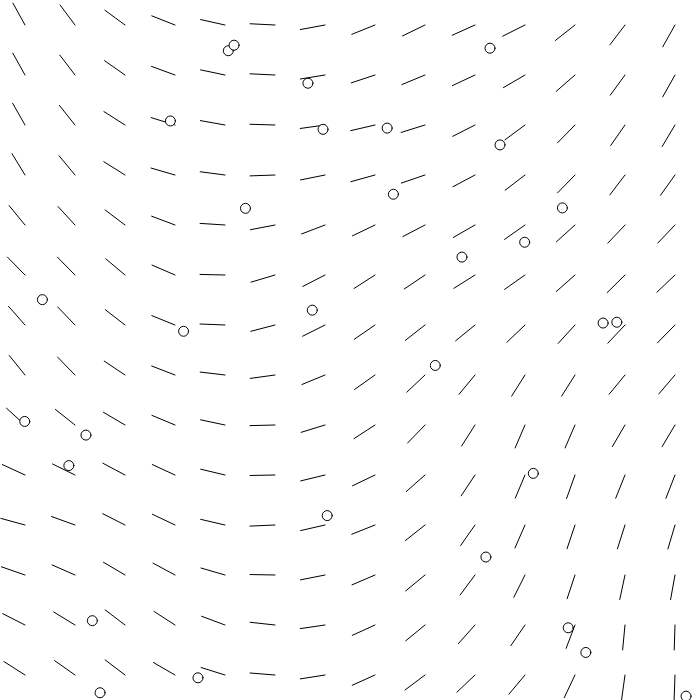
Frame 1 (no input)
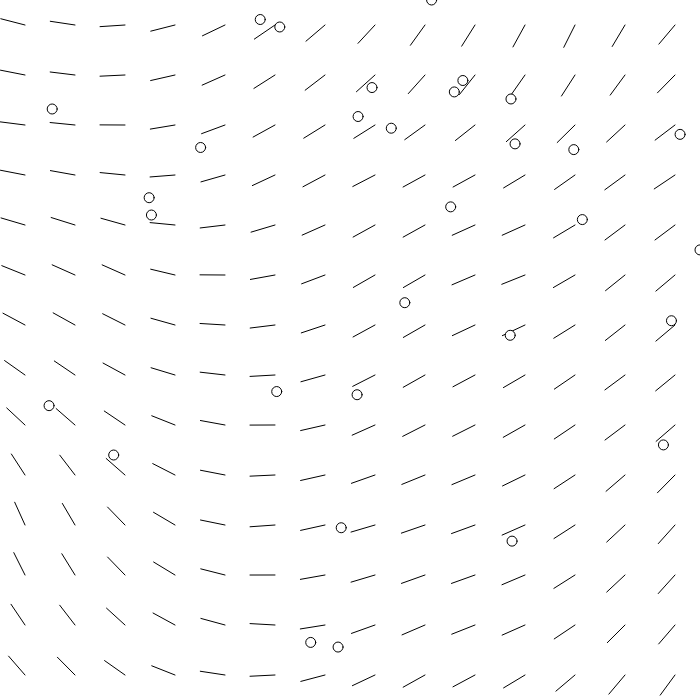
Frame 60 (no input)
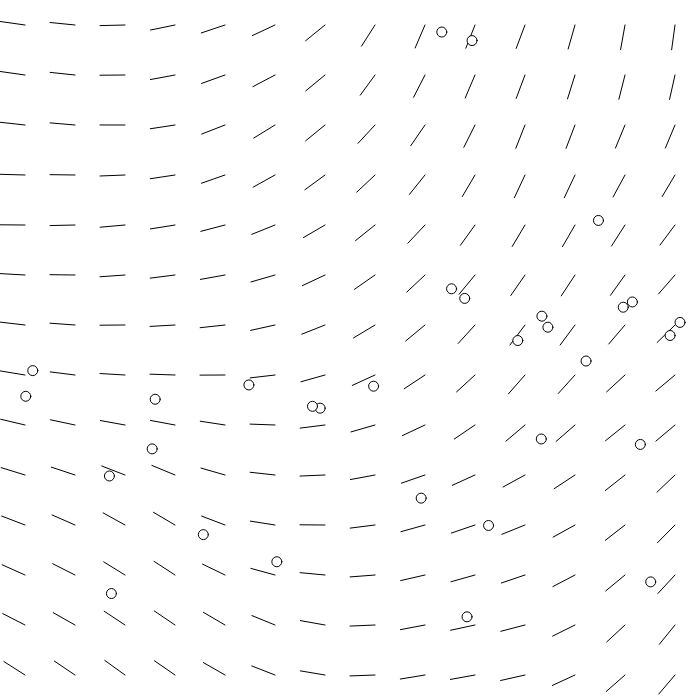
Frame 120 (the mouse pressed at the canvas centre since frame 60)

The p5.js sketch that drew these frames (run headless with seeded random() and noise() and a simulated clock; from frame 60 on, the mouse is pressed at the canvas centre):

// p5.js sketch
// ── sketch.js
let cols; 
let rows;
let size = 50;
let arrows = [];
let xoff =0;
let yoff =0;
let increment = 0.05;
let r= size/2;
let zoff =0;
let p;
let plurals = []; let num = 30;



function setup() {
    createCanvas(700, 700);
    cols = width / size;
    rows = height / size;
    angleMode(DEGREES);
    p = new Particle( random(0,width) , random(0,height)  );
    for(let i=0; i<num; i++){
        plurals[i] = new Particle(random(0,width) , random(0,height));
    }

}

function draw() {
    background(255);
    xoff=0;
    for(let i =0; i<cols; i++){
        yoff = 0;
        arrows[i] = [];
        for(let j=0; j<rows; j++){
            let angle = map(noise(xoff, yoff, zoff),0,1,0,360);
            // rect(i*size,j*size,size,size);
            // text(round(angle,1), size/2 + i*size, size/2+j*size);
            arrows[i][j] = createVector(cos(angle),sin(angle));
            let pt0 = createVector(size/2 + size*i , size/2 + size*j);
            let pt1 = createVector(r* arrows[i][j].x, r*arrows[i][j].y);
            line(pt0.x, pt0.y, pt0.x+pt1.x, pt0.y+pt1.y)

            yoff += increment;
        }
        xoff += increment;
        zoff += increment/80;
    }

    p.display();
    p.update();
    p.checkEdges();
    p.direction(arrows)

    for(let i=0; i<num; i++){
        plurals[i].display();
        plurals[i].update();
        plurals[i].checkEdges(); 
        plurals[i].direction(arrows); 

    }

}
// ── particle.js
class Particle{
    constructor(x,y){
        this.position = createVector(x, y);
        this.velocity = createVector(0,0);
        this.acceleration = createVector(0,0);
    }


    applyForce(force){
        this.acceleration.add(force);
    }

    update(){
        this.velocity.add(this.acceleration);
        this.velocity.limit(10);
        this.position.add(this.velocity);
        this.acceleration.mult(0);
    }

    direction(flowfield){
        let i = floor(this.position.x / size);
        let j = floor(this.position.y / size);
        i = constrain(i, 0, cols-1);
        j = constrain(j, 0, rows-1)
        let force = createVector(flowfield[i][j].x ,flowfield[i][j].y );
        this.applyForce(force);

    }


    display(){
        ellipse(this.position.x , this.position.y, 10, 10);
    }


    checkEdges(){
        if (this.position.x > width){
            this.position.x = 0;
        }
        if (this.position.x < 0){
            this.position.x = width;
        }
        if (this.position.y > height){
            this.position.y = 0;
        }
        if (this.position.y < 0){
            this.position.y = height;
        }
    }
}
